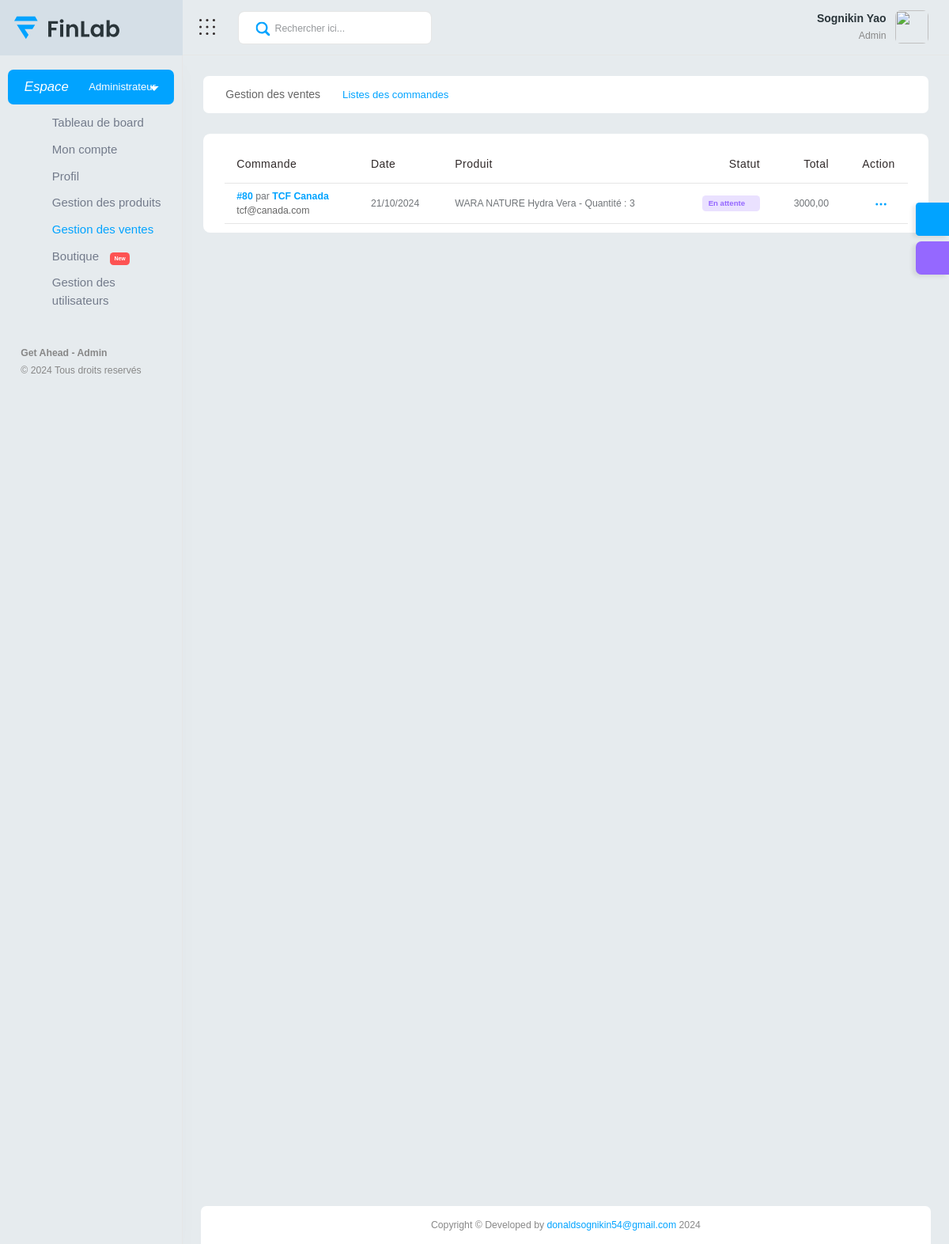
The app's page /affiliation/boutique-affichage-gestion-des-ventes (signed in), older data.
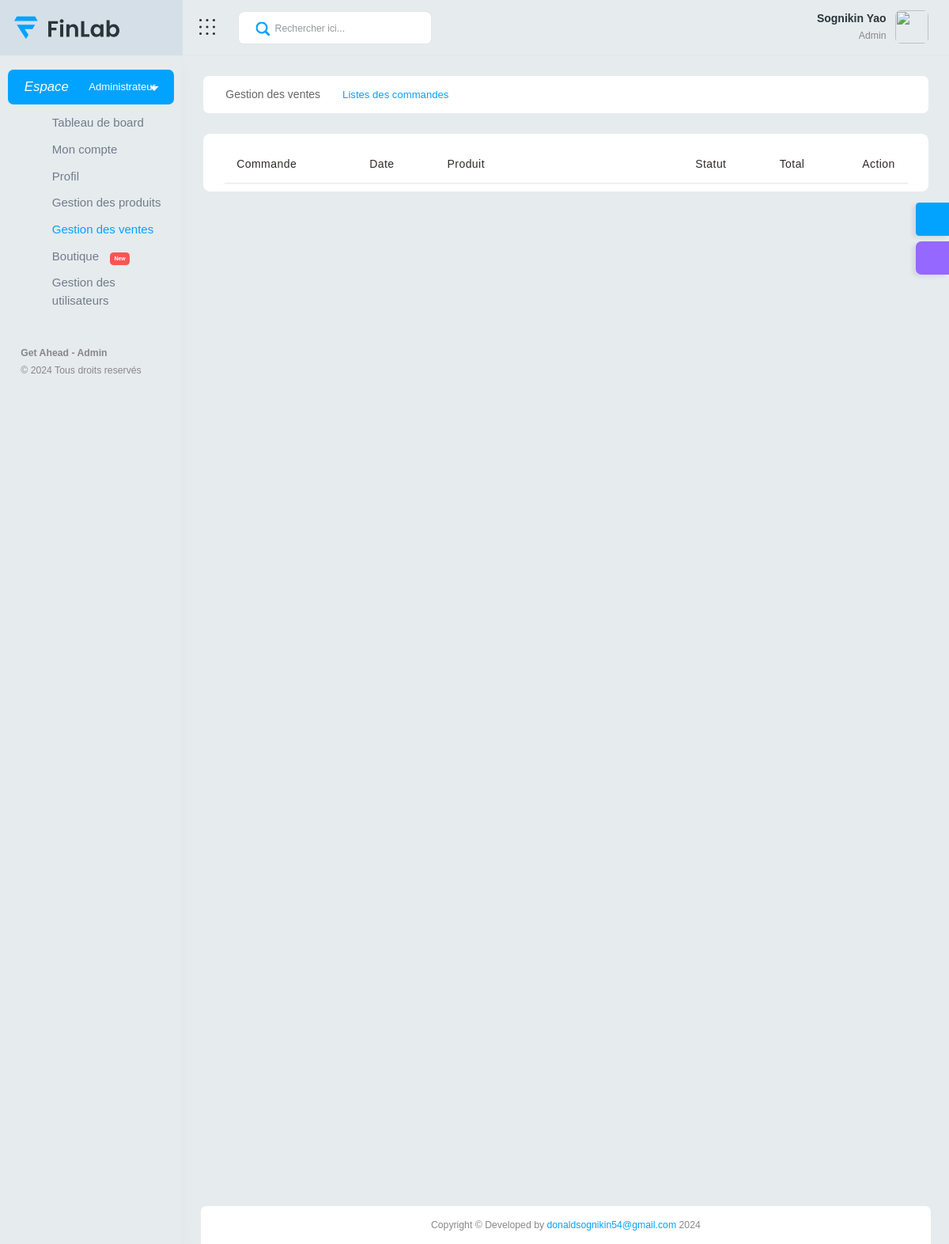
The same page, newer data.
### affiliation/models.py (models this page shows, shortened)
class HistoriqueVente(models.Model):
    STATUT = (
        (u"Achevé", u"Achevé"),
        (u"En attente", u"En attente")
    )
    panier = models.ManyToManyField(ArticlePanier)
    prix = models.DecimalField(max_digits=15, decimal_places=2)
    client = models.ForeignKey(User, on_delete=models.SET_NULL, null=True)
    commentaire = models.TextField(blank=True)
    date = models.DateTimeField(auto_now_add=True)
    statut = models.CharField(choices=STATUT, max_length=120, null=True, blank=True)
    commande = models.BooleanField(default=False)
    archive = models.BooleanField(default=False)
    class Meta:
        ordering = ('-id',)

class User(auth_models.AbstractBaseUser, auth_models.PermissionsMixin):
    SEXE = (
        (u"Homme", u"Homme"),
        (u"Femme", u"Femme")
    )
    """
    Informations de base
    """
    nom_d_utilisateur = models.CharField(unique=True, max_length=255, null=True, blank=False,
                                         help_text="Le nom d'utilisateur servira à se connecter à la plateforme, "
                                                   "également pour parrainer un membre. Ex. toto21")
    nom_du_parent = models.ForeignKey("self", on_delete=models.SET_NULL, verbose_name='Parrain', null=True, blank=True)
    nom = models.CharField(max_length=255, null=True)
    prenom = models.CharField(max_length=255, blank=False, null=True)
    mail = models.EmailField(null=True, blank=False)
    pays = models.ForeignKey(CodePays, on_delete=models.SET_NULL, null=True, blank=True)
    telephone = models.BigIntegerField(blank=True, null=True, unique=True)
    palier = models.ForeignKey(Palier, null=True, blank=True, on_delete=models.SET_NULL)
    groupe = models.ForeignKey(Groupe, null=True, blank=False, on_delete=models.SET_NULL,
                               verbose_name="Nom de l'équipe",
                               help_text="Le groupe permettra de voir l'ensemble de ses membres")
    """
    Informations supplémentaires
    """
    avatar = models.ImageField(blank=True, null=True, upload_to="avatars")
    annee_de_naissance = models.DateField(null=True, blank=True)
    sexe = models.CharField(choices=SEXE, max_length=120, null=True, blank=True)
    """
    Données systèmes
    """
    don_bam = models.BooleanField(default=False, null=True, blank=True)
    don_zou = models.BooleanField(default=False, null=True, blank=True)
    don_maya = models.BooleanField(default=False, null=True, blank=True)
    profil = models.ForeignKey(Profils, on_delete=models.SET_NULL, null=True, blank=True)
    nb_pers_amene = models.PositiveSmallIntegerField(null=True, blank=True, default=0)
    point = models.PositiveSmallIntegerField(null=True, blank=True, default=0)
    balances = models.JSONField(default=dict, blank=True)  # Balance des achats par catégorie
    points_initial_attribues = models.JSONField(default=dict, blank=True)  # Suivi des points initiaux par catégorie
    palier_recommence = models.IntegerField(default=0, blank=True)
    unique_id = models.CharField(max_length=100, null=True, blank=True, unique=True)
    """
    Django settings
    """
    is_active = models.BooleanField(default=True, blank=True)
    is_admin = models.BooleanField(default=False, blank=True)
    date_d_ajout = models.DateTimeField(auto_now_add=True, null=True, blank=True,
                                        verbose_name="Date d'enrégistrement de l'utilisateur")
    objects = UserManager()
    USERNAME_FIELD = 'nom_d_utilisateur'
    REQUIRED_FIELDS = ['nom', 'prenom', 'mail']
    class Meta:
        verbose_name = 'Utilisateur'
        verbose_name_plural = 'Utilisateurs'
        ordering = ('-id',)
    def __str__(self):
        return f"{self.nom} {self.prenom}"

class ArticlePanier(models.Model):
    panier = models.ForeignKey(Panier, on_delete=models.SET_NULL, null=True, related_name="articles")
    produit = models.ForeignKey(PrixProduit, on_delete=models.SET_NULL, null=True)
    quantite = models.PositiveIntegerField(default=0)
    archive = models.BooleanField(default=False)

class PrixProduit(models.Model):
    produit = models.ForeignKey(Produit, on_delete=models.SET_NULL, null=True)
    prix = models.DecimalField(max_digits=15, decimal_places=2, null=True)
    ancien_prix = models.DecimalField(max_digits=15, decimal_places=2, null=True, default=0, blank=True)
    date = models.DateTimeField(auto_now_add=True)
    archive = models.BooleanField(default=False)

class Produit(models.Model):
    codeproduit = models.UUIDField(default=uuid.uuid4, editable=False, unique=True)
    libelle = models.CharField(max_length=100, verbose_name="Désignation du produit")
    description = models.TextField(null=True)
    categorie = models.ForeignKey(CategorieProduit, on_delete=models.SET_NULL, null=True)
    quantite = models.IntegerField(null=True)
    madein = models.CharField(max_length=100, blank=True, verbose_name="Pays de fabrication")
    image1 = models.ImageField(null=True, upload_to="produits/")
    image2 = models.ImageField(null=True, blank=True, upload_to="produits/")
    image3 = models.ImageField(null=True, blank=True, upload_to="produits/")
    image4 = models.ImageField(null=True, blank=True, upload_to="produits/")
    image5 = models.ImageField(null=True, blank=True, upload_to="produits/")
    marque = models.CharField(max_length=100, null=True, blank=True)
    modele = models.CharField(max_length=100, null=True, blank=True)
    forme = models.CharField(max_length=100, null=True, blank=True)
    couleur = models.CharField(max_length=100, null=True, blank=True)
    date = models.DateTimeField(auto_now_add=True)
    archive = models.BooleanField(default=False)

### affiliation/views.py (the view)
@login_required
def vente(request):
    historiques = HistoriqueVente.objects.filter(archive=False).order_by('-date')
    context = {
        'historiques': historiques,
    }
    return render(request, 'vente/vente.html', context)

### affiliation/templates/vente/vente.html (shortened to what this page needs)
{% extends "base.html" %}
{% load static %}
{% block link %}
<link href="{% static 'vendor/bootstrap-select/dist/css/bootstrap-select.min.css' %}" rel="stylesheet">
<link href="{% static 'vendor/datatables/css/jquery.dataTables.min.css' %}" rel="stylesheet">
<link href="{% static 'vendor/datatables/responsive/responsive.css' %}" rel="stylesheet">
<link href="{% static 'vendor/bootstrap-select/dist/css/bootstrap-select.min.css' %}" rel="stylesheet">
  <link href="../css2?family=Material+Icons" rel="stylesheet">
<link href="{% static 'css/style.css' %}" rel="stylesheet">
{% endblock %}
{% block content %}
<div class="content-body default-height">
    <div class="container-fluid">
        <div class="row">
            <div class="col-xl-12">
                <div class="page-titles">
                    <nav style="--bs-breadcrumb-divider: '>';" aria-label="breadcrumb">
                        <ol class="breadcrumb">
                          <li class="breadcrumb-item"><a href="#">Gestion des ventes</a></li>
                          <li class="breadcrumb-item active" aria-current="page">Listes des commandes</li>
                        </ol>
                      </nav>
                </div>
            </div>
            <div class="col-lg-12">
                <div class="row">
                    <div class="col-lg-12">
                        <div class="card">
                            <div class="card-body py-3">
                                <div class="table-responsive">
                                    <table id="example3" class="table table-sm mb-0">
                                        <thead>
                                            <tr>
                                                <th class="align-middle">Commande</th>
                                                <th class="align-middle pe-7">Date</th>
                                                <th class="align-middle" style="min-width: 12.5rem;">Produit</th>
                                                <th class="align-middle text-end">Statut</th>
                                                <th class="align-middle text-end">Total</th>
                                                <th class="align-middle text-end">Action</th>
                                            </tr>
                                        </thead>
                                        <tbody id="orders">
                                        {% include "vente/listvente.html" %}
                                        </tbody>
                                    </table>
                                </div>
                            </div>
                        </div>
                    </div>
                </div>
            </div>
        </div>
    </div>
</div>
{% endblock %}

### affiliation/templates/vente/listvente.html (shortened to what this page needs)
{% for historique in historiques %}
<tr class="btn-reveal-trigger">
    <td class="py-2">
        <a href="#">
            <strong class="text-primary">#{{historique.id}}</strong></a> par <strong class="text-primary">{{historique.client}}</strong><br><a href="mailto:{{historique.panier.mail}}">{{historique.client.mail}}</a></td>
    <td class="py-2">{{historique.date|date:"d/m/Y"}}</td>
    <td class="py-2">
        <ul>
        {% for article in historique.panier.all %}
            <li>{{ article.produit.produit.libelle }} - Quantité : {{ article.quantite }}</li>
        {% endfor %}
        </ul>
    </td>
    {% if historique.statut is None %}
    <td class="py-2 text-end"><span class="badge badge-success badge-sm light">{{historique.statut}}<span class="ms-1 fa fa-check"></span></span>
    </td>
    {% elif historique.statut == "Achevé" %}
    <td class="py-2 text-end"><span class="badge badge-success badge-sm light">{{historique.statut}}<span class="ms-1 fa fa-check"></span></span>
    </td>
    {% elif historique.statut == "En attente" %}
    <td class="py-2 text-end"><span class="badge badge-secondary badge-sm light">{{historique.statut}}<span class="ms-1 fa fa-ban"></span></span>
    </td>
    {% endif %}
    <td class="py-2 text-end">{{historique.prix}}</td>
    <td class="py-2 text-end">
        <div class="dropdown text-sans-serif">
            <button class="btn btn-primary tp-btn-light sharp" type="button" id="order-dropdown-0" data-bs-toggle="dropdown" data-boundary="viewport" aria-haspopup="true" aria-expanded="false">
                <span></span>
            </button>
        </div>
    </td>
</tr>
{% endfor %}

Row changes from the older to the newer data that the page shows:
removed HistoriqueVente: id "80", client "TCF Canada", client.mail "tcf@canada.com", date "21/10/2024", statut "En attente", prix "3000,00"
removed ArticlePanier: produit.produit.libelle "WARA NATURE Hydra Vera", quantite "3"
